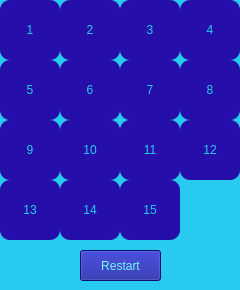
<?xml version="1.0" encoding="UTF-8"?>
<ui version="4.0">
 <class>MainWindow</class>
 <widget class="QMainWindow" name="MainWindow">
  <property name="windowModality">
   <enum>Qt::ApplicationModal</enum>
  </property>
  <property name="geometry">
   <rect>
    <x>0</x>
    <y>0</y>
    <width>240</width>
    <height>290</height>
   </rect>
  </property>
  <property name="minimumSize">
   <size>
    <width>240</width>
    <height>290</height>
   </size>
  </property>
  <property name="maximumSize">
   <size>
    <width>240</width>
    <height>290</height>
   </size>
  </property>
  <property name="windowTitle">
   <string>Puzzle 15</string>
  </property>
  <property name="styleSheet">
   <string notr="true">background-color: rgb(40, 203, 239);</string>
  </property>
  <widget class="QWidget" name="centralwidget">
   <widget class="QPushButton" name="pushButton">
    <property name="geometry">
     <rect>
      <x>80</x>
      <y>250</y>
      <width>81</width>
      <height>31</height>
     </rect>
    </property>
    <property name="styleSheet">
     <string notr="true">background-color: rgb(17, 20, 152);
color: rgb(116, 248, 255);
font: 700 9pt &quot;Segoe UI&quot;;</string>
    </property>
    <property name="text">
     <string>Restart</string>
    </property>
   </widget>
   <widget class="QPushButton" name="pushButton_1">
    <property name="geometry">
     <rect>
      <x>0</x>
      <y>0</y>
      <width>60</width>
      <height>60</height>
     </rect>
    </property>
    <property name="minimumSize">
     <size>
      <width>60</width>
      <height>60</height>
     </size>
    </property>
    <property name="maximumSize">
     <size>
      <width>60</width>
      <height>60</height>
     </size>
    </property>
    <property name="styleSheet">
     <string notr="true">
background-color: rgb(38, 14, 171);
border-radius:10px;
font: 700 34pt &quot;Segoe UI&quot;;
color: rgb(40, 203, 239);
</string>
    </property>
    <property name="text">
     <string>1</string>
    </property>
   </widget>
   <widget class="QPushButton" name="pushButton_2">
    <property name="geometry">
     <rect>
      <x>60</x>
      <y>0</y>
      <width>60</width>
      <height>60</height>
     </rect>
    </property>
    <property name="minimumSize">
     <size>
      <width>60</width>
      <height>60</height>
     </size>
    </property>
    <property name="maximumSize">
     <size>
      <width>60</width>
      <height>60</height>
     </size>
    </property>
    <property name="styleSheet">
     <string notr="true">
background-color: rgb(38, 14, 171);
border-radius:10px;
font: 700 34pt &quot;Segoe UI&quot;;
color: rgb(40, 203, 239);
</string>
    </property>
    <property name="text">
     <string>2</string>
    </property>
   </widget>
   <widget class="QPushButton" name="pushButton_3">
    <property name="geometry">
     <rect>
      <x>120</x>
      <y>0</y>
      <width>60</width>
      <height>60</height>
     </rect>
    </property>
    <property name="minimumSize">
     <size>
      <width>60</width>
      <height>60</height>
     </size>
    </property>
    <property name="maximumSize">
     <size>
      <width>60</width>
      <height>60</height>
     </size>
    </property>
    <property name="styleSheet">
     <string notr="true">
background-color: rgb(38, 14, 171);
border-radius:10px;
font: 700 34pt &quot;Segoe UI&quot;;
color: rgb(40, 203, 239);
</string>
    </property>
    <property name="text">
     <string>3</string>
    </property>
   </widget>
   <widget class="QPushButton" name="pushButton_4">
    <property name="geometry">
     <rect>
      <x>180</x>
      <y>0</y>
      <width>60</width>
      <height>60</height>
     </rect>
    </property>
    <property name="minimumSize">
     <size>
      <width>60</width>
      <height>60</height>
     </size>
    </property>
    <property name="maximumSize">
     <size>
      <width>60</width>
      <height>60</height>
     </size>
    </property>
    <property name="styleSheet">
     <string notr="true">
background-color: rgb(38, 14, 171);
border-radius:10px;
font: 700 34pt &quot;Segoe UI&quot;;
color: rgb(40, 203, 239);
</string>
    </property>
    <property name="text">
     <string>4</string>
    </property>
   </widget>
   <widget class="QPushButton" name="pushButton_5">
    <property name="geometry">
     <rect>
      <x>0</x>
      <y>60</y>
      <width>60</width>
      <height>60</height>
     </rect>
    </property>
    <property name="minimumSize">
     <size>
      <width>60</width>
      <height>60</height>
     </size>
    </property>
    <property name="maximumSize">
     <size>
      <width>60</width>
      <height>60</height>
     </size>
    </property>
    <property name="styleSheet">
     <string notr="true">
background-color: rgb(38, 14, 171);
border-radius:10px;
font: 700 34pt &quot;Segoe UI&quot;;
color: rgb(40, 203, 239);
</string>
    </property>
    <property name="text">
     <string>5</string>
    </property>
   </widget>
   <widget class="QPushButton" name="pushButton_6">
    <property name="geometry">
     <rect>
      <x>60</x>
      <y>60</y>
      <width>60</width>
      <height>60</height>
     </rect>
    </property>
    <property name="minimumSize">
     <size>
      <width>60</width>
      <height>60</height>
     </size>
    </property>
    <property name="maximumSize">
     <size>
      <width>60</width>
      <height>60</height>
     </size>
    </property>
    <property name="styleSheet">
     <string notr="true">
background-color: rgb(38, 14, 171);
border-radius:10px;
font: 700 34pt &quot;Segoe UI&quot;;
color: rgb(40, 203, 239);
</string>
    </property>
    <property name="text">
     <string>6</string>
    </property>
   </widget>
   <widget class="QPushButton" name="pushButton_7">
    <property name="geometry">
     <rect>
      <x>120</x>
      <y>60</y>
      <width>60</width>
      <height>60</height>
     </rect>
    </property>
    <property name="minimumSize">
     <size>
      <width>60</width>
      <height>60</height>
     </size>
    </property>
    <property name="maximumSize">
     <size>
      <width>60</width>
      <height>60</height>
     </size>
    </property>
    <property name="styleSheet">
     <string notr="true">
background-color: rgb(38, 14, 171);
border-radius:10px;
font: 700 34pt &quot;Segoe UI&quot;;
color: rgb(40, 203, 239);
</string>
    </property>
    <property name="text">
     <string>7</string>
    </property>
   </widget>
   <widget class="QPushButton" name="pushButton_8">
    <property name="geometry">
     <rect>
      <x>180</x>
      <y>60</y>
      <width>60</width>
      <height>60</height>
     </rect>
    </property>
    <property name="minimumSize">
     <size>
      <width>60</width>
      <height>60</height>
     </size>
    </property>
    <property name="maximumSize">
     <size>
      <width>60</width>
      <height>60</height>
     </size>
    </property>
    <property name="styleSheet">
     <string notr="true">
background-color: rgb(38, 14, 171);
border-radius:10px;
font: 700 34pt &quot;Segoe UI&quot;;
color: rgb(40, 203, 239);
</string>
    </property>
    <property name="text">
     <string>8</string>
    </property>
   </widget>
   <widget class="QPushButton" name="pushButton_9">
    <property name="geometry">
     <rect>
      <x>0</x>
      <y>120</y>
      <width>60</width>
      <height>60</height>
     </rect>
    </property>
    <property name="minimumSize">
     <size>
      <width>60</width>
      <height>60</height>
     </size>
    </property>
    <property name="maximumSize">
     <size>
      <width>60</width>
      <height>60</height>
     </size>
    </property>
    <property name="styleSheet">
     <string notr="true">
background-color: rgb(38, 14, 171);
border-radius:10px;
font: 700 34pt &quot;Segoe UI&quot;;
color: rgb(40, 203, 239);
</string>
    </property>
    <property name="text">
     <string>9</string>
    </property>
   </widget>
   <widget class="QPushButton" name="pushButton_10">
    <property name="geometry">
     <rect>
      <x>60</x>
      <y>120</y>
      <width>60</width>
      <height>60</height>
     </rect>
    </property>
    <property name="minimumSize">
     <size>
      <width>60</width>
      <height>60</height>
     </size>
    </property>
    <property name="maximumSize">
     <size>
      <width>60</width>
      <height>60</height>
     </size>
    </property>
    <property name="styleSheet">
     <string notr="true">
background-color: rgb(38, 14, 171);
border-radius:10px;
font: 700 34pt &quot;Segoe UI&quot;;
color: rgb(40, 203, 239);
</string>
    </property>
    <property name="text">
     <string>10</string>
    </property>
   </widget>
   <widget class="QPushButton" name="pushButton_11">
    <property name="geometry">
     <rect>
      <x>120</x>
      <y>120</y>
      <width>60</width>
      <height>60</height>
     </rect>
    </property>
    <property name="minimumSize">
     <size>
      <width>60</width>
      <height>60</height>
     </size>
    </property>
    <property name="maximumSize">
     <size>
      <width>60</width>
      <height>60</height>
     </size>
    </property>
    <property name="styleSheet">
     <string notr="true">
background-color: rgb(38, 14, 171);
border-radius:10px;
font: 700 34pt &quot;Segoe UI&quot;;
color: rgb(40, 203, 239);
</string>
    </property>
    <property name="text">
     <string>11</string>
    </property>
   </widget>
   <widget class="QPushButton" name="pushButton_12">
    <property name="geometry">
     <rect>
      <x>180</x>
      <y>120</y>
      <width>60</width>
      <height>60</height>
     </rect>
    </property>
    <property name="minimumSize">
     <size>
      <width>60</width>
      <height>60</height>
     </size>
    </property>
    <property name="maximumSize">
     <size>
      <width>60</width>
      <height>60</height>
     </size>
    </property>
    <property name="styleSheet">
     <string notr="true">
background-color: rgb(38, 14, 171);
border-radius:10px;
font: 700 34pt &quot;Segoe UI&quot;;
color: rgb(40, 203, 239);
</string>
    </property>
    <property name="text">
     <string>12</string>
    </property>
   </widget>
   <widget class="QPushButton" name="pushButton_13">
    <property name="geometry">
     <rect>
      <x>0</x>
      <y>180</y>
      <width>60</width>
      <height>60</height>
     </rect>
    </property>
    <property name="minimumSize">
     <size>
      <width>60</width>
      <height>60</height>
     </size>
    </property>
    <property name="maximumSize">
     <size>
      <width>60</width>
      <height>60</height>
     </size>
    </property>
    <property name="styleSheet">
     <string notr="true">
background-color: rgb(38, 14, 171);
border-radius:10px;
font: 700 34pt &quot;Segoe UI&quot;;
color: rgb(40, 203, 239);
</string>
    </property>
    <property name="text">
     <string>13</string>
    </property>
   </widget>
   <widget class="QPushButton" name="pushButton_14">
    <property name="geometry">
     <rect>
      <x>60</x>
      <y>180</y>
      <width>60</width>
      <height>60</height>
     </rect>
    </property>
    <property name="minimumSize">
     <size>
      <width>60</width>
      <height>60</height>
     </size>
    </property>
    <property name="maximumSize">
     <size>
      <width>60</width>
      <height>60</height>
     </size>
    </property>
    <property name="styleSheet">
     <string notr="true">
background-color: rgb(38, 14, 171);
border-radius:10px;
font: 700 34pt &quot;Segoe UI&quot;;
color: rgb(40, 203, 239);
</string>
    </property>
    <property name="text">
     <string>14</string>
    </property>
   </widget>
   <widget class="QPushButton" name="pushButton_15">
    <property name="geometry">
     <rect>
      <x>120</x>
      <y>180</y>
      <width>60</width>
      <height>60</height>
     </rect>
    </property>
    <property name="minimumSize">
     <size>
      <width>60</width>
      <height>60</height>
     </size>
    </property>
    <property name="maximumSize">
     <size>
      <width>60</width>
      <height>60</height>
     </size>
    </property>
    <property name="styleSheet">
     <string notr="true">
background-color: rgb(38, 14, 171);
border-radius:10px;
font: 700 34pt &quot;Segoe UI&quot;;
color: rgb(40, 203, 239);
</string>
    </property>
    <property name="text">
     <string>15</string>
    </property>
   </widget>
   <widget class="QPushButton" name="pushButton_16">
    <property name="geometry">
     <rect>
      <x>180</x>
      <y>180</y>
      <width>60</width>
      <height>60</height>
     </rect>
    </property>
    <property name="minimumSize">
     <size>
      <width>60</width>
      <height>60</height>
     </size>
    </property>
    <property name="maximumSize">
     <size>
      <width>60</width>
      <height>60</height>
     </size>
    </property>
    <property name="styleSheet">
     <string notr="true">background-color: rgb(40, 203, 239);
</string>
    </property>
    <property name="text">
     <string/>
    </property>
    <property name="flat">
     <bool>true</bool>
    </property>
   </widget>
  </widget>
 </widget>
 <resources/>
 <connections/>
</ui>
